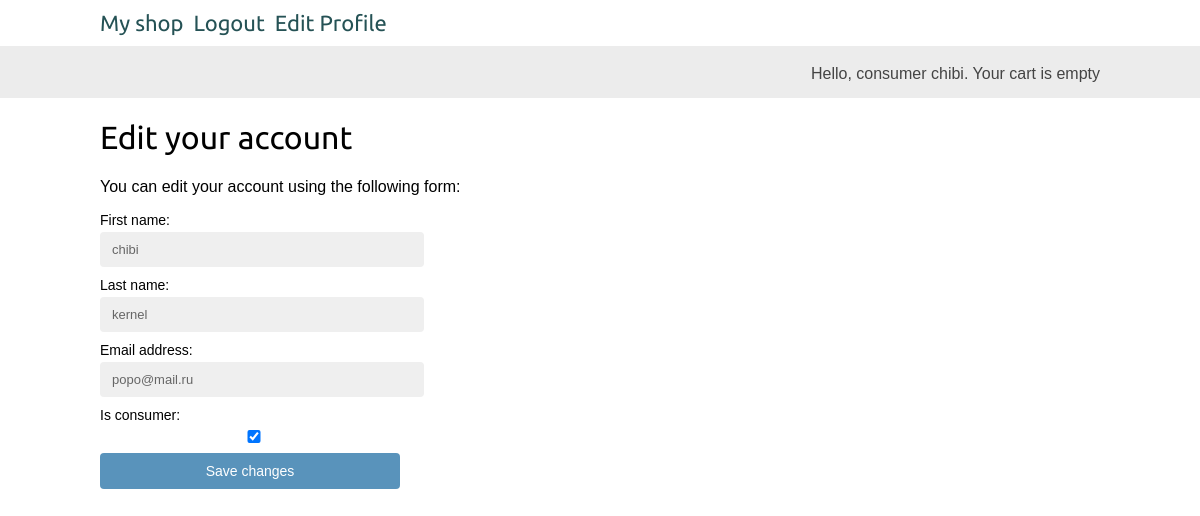
The page /account/edit/ (signed in) on the database as committed earlier.
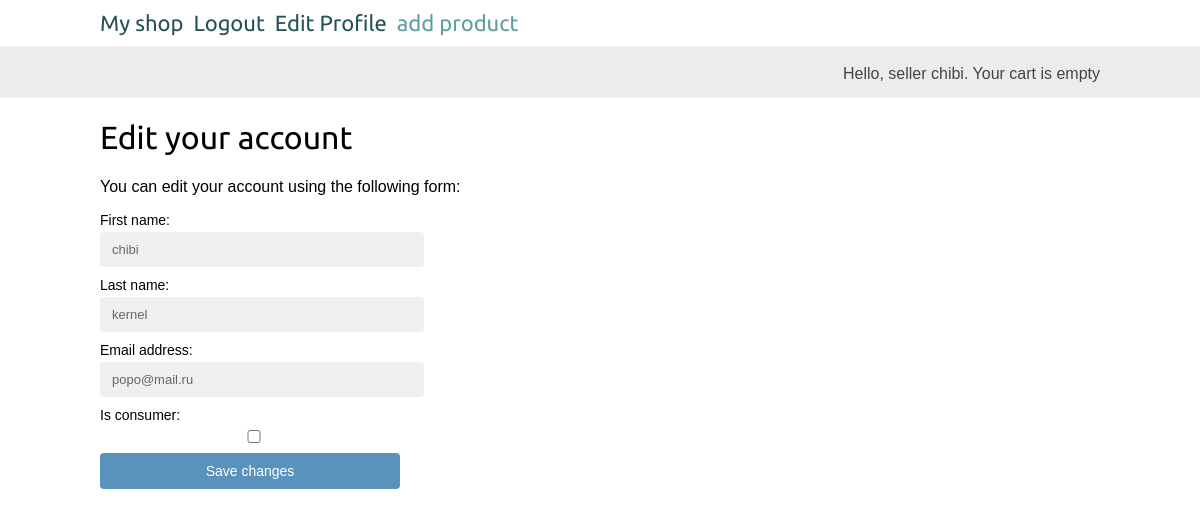
The same page on the database as committed later.
### account/models.py (models this page shows, shortened)
class Profile(models.Model):
    user = models.OneToOneField(settings.AUTH_USER_MODEL,
                                on_delete=models.CASCADE)
    is_consumer = models.BooleanField(default=True)

### account/views.py (the view)
# urls.py: path('edit/', views.edit, name='edit'),
@login_required
def edit(request):
    if request.method == 'POST':
        user_form = UserEditForm(instance=request.user,
                                 data=request.POST)
        profile_form = ProfileEditForm(instance=request.user.profile,
                                       data=request.POST,
                                       files=request.FILES)
        if user_form.is_valid() and profile_form.is_valid():
            user_form.save()
            profile_form.save()
    else:
        user_form = UserEditForm(instance=request.user)
        profile_form = ProfileEditForm(instance=request.user.profile)
    return render(request,
                  'account/edit.html',
                  {'user_form': user_form,
                   'profile_form': profile_form})

### account/forms.py
class UserEditForm(forms.ModelForm):
    class Meta:
        model = User
        fields = [
            'first_name',
            'last_name',
            'email'
        ]

class ProfileEditForm(forms.ModelForm):
    class Meta:
        model = Profile
        fields = [
            'is_consumer'
        ]

### cart/cart.py (called while the page is built)
    def __len__(self):
        return sum(item['quantity'] for item in self.cart.values())

### cart/context_processors.py (called while the page is built)
def cart(request):
    return {'cart': Cart(request)}

### account/templates/account/edit.html (shortened to what this page needs)
{% extends "shop/base.html" %}
{% load static %}
{% block content %}
    <h1>Edit your account</h1>
    <p>You can edit your account using the following form:</p>
    <form method="post" enctype="multipart/form-data">
        {{ user_form.as_p}}
        {{ profile_form.as_p }}
        <p><input type="submit" value="Save changes">
        </p>
    </form>
{% endblock %}

### shop/templates/shop/base.html (shortened to what this page needs)
{% load static %}
<!DOCTYPE html>
<html>
    <head>
        <link rel="stylesheet" href="{% static "css/base.css" %}">
    </head>
    <body>
        <div id="header">
            <a href="/" class="logo">My shop</a>
            <a href="{% url "account:logout" %}" class="logo">Logout</a>
            <a href="{% url "account:edit" %}" class="logo">Edit Profile</a>
            {% if request.user.is_authenticated and not request.user.profile.is_consumer%}
                <a href="{% url "shop:create_product" %}" class="logo" style="color: cadetblue;">add product</a>
            {% endif %}
        </div>
        <div id="subheader">
            <div class="cart">
                {% if request.user.is_authenticated %}
                    {% with total_items=cart|length %}
                        Hello,
                        {% if request.user.profile.is_consumer %}consumer{% else %}seller{% endif %}
                        {{ request.user.first_name|default:request.user.username }}.
                        {% if total_items > 0 %}
                            Your cart:
                            <a href="{% url "cart:cart_detail" %}">
                                {{ total_items }} item{{ total_items|pluralize }},
                                ${{ cart.get_total_price }}
                            </a>
                        {% elif not order %}
                            Your cart is empty
                        {% endif %}
                    {% endwith %}
                {% else %}
                    <a href="{% url "account:login" %}">Log-in</a>
                {% endif %}
            </div>
        </div>
        <div id="content">
            {% block content %}
            {% endblock %}
        </div>
    </body>
</html>

Rows that differ between the two databases and show on the page:
changed Profile: is_consumer "☑" → "☐"
Other text that changed with them:
text no longer shown: "consumer"
text now shown: "add product seller"
